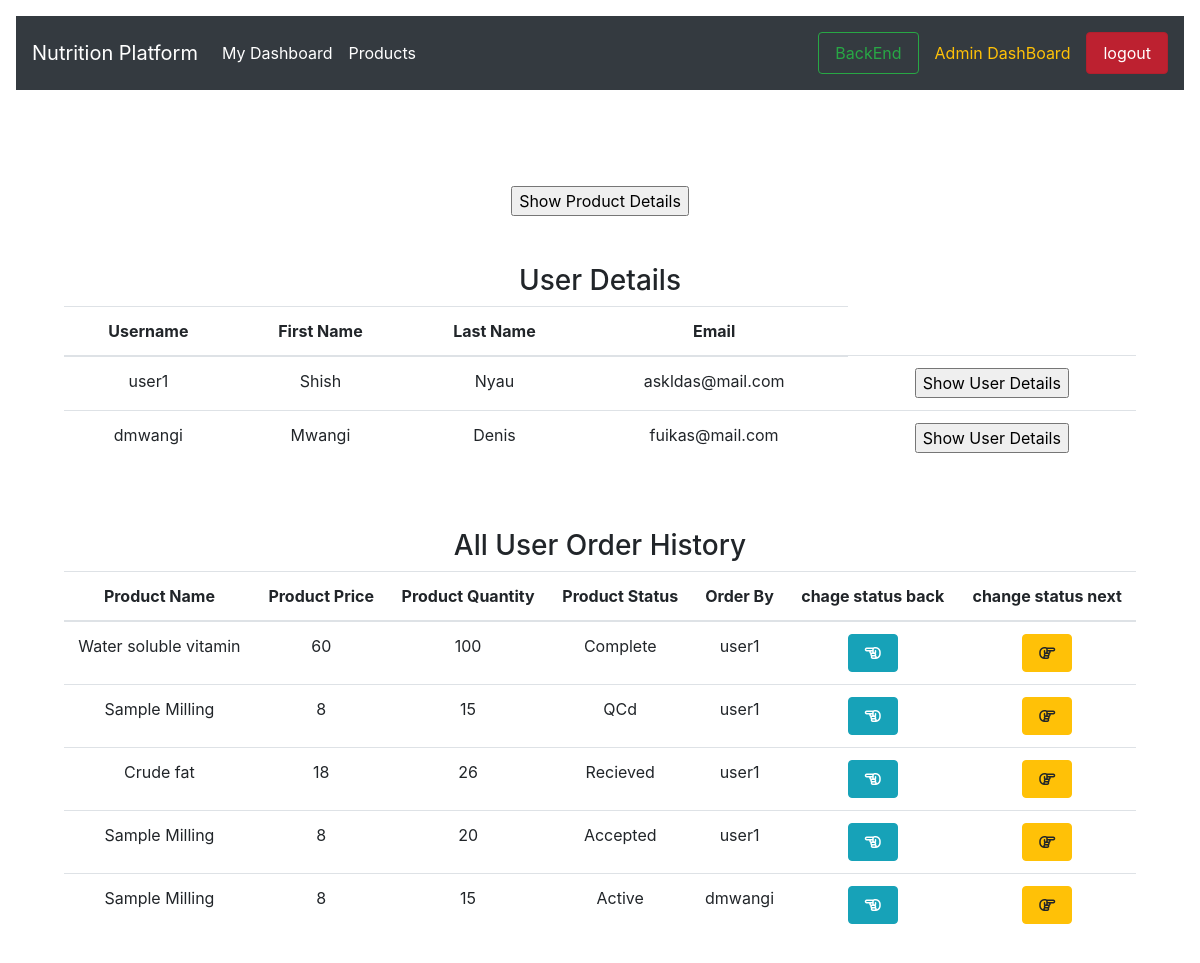
Before: /accounts/admin-dashboard (signed in) with the older database file.
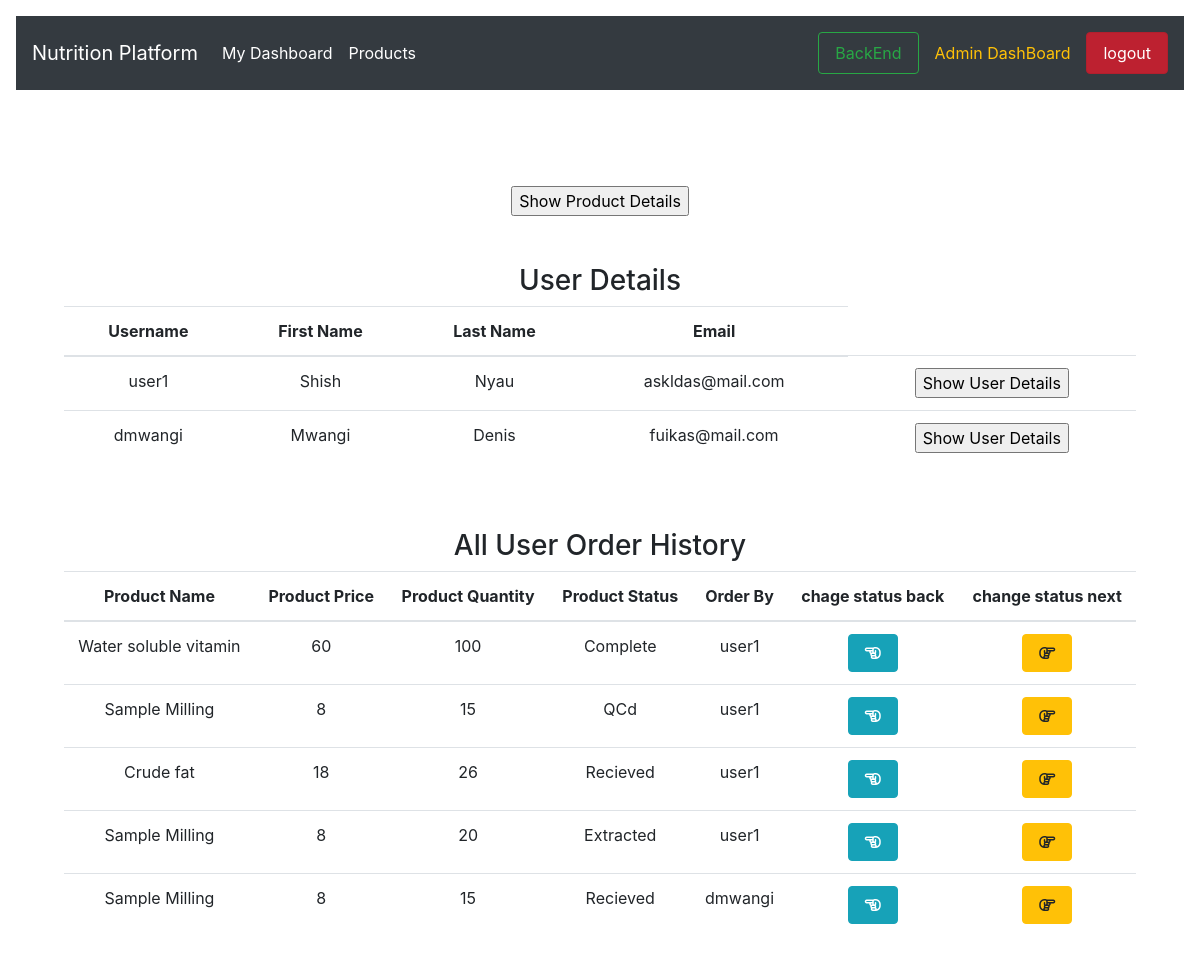
After: the same page with the newer database file.
### accounts/models.py (models this page shows)
class PlaceOrderModel(models.Model):
    order_by = models.CharField(max_length=20, null=True)
    product_name = models.CharField(max_length=50, null=True)
    product_quantity = models.IntegerField(default=1)
    product_price = models.IntegerField(null=True)
    product_status = models.CharField(max_length=100, null=True, choices=STATUS, default='Ordered')

### accounts/views.py (the view)
# urls.py: path('admin-dashboard', views.adminDashboard, name='admin-dashboard'),
@login_required
def adminDashboard(request):
    allUserDetails = User.objects.all()
    orderDetail = PlaceOrderModel.objects.all()
    context = {'orderDetail': orderDetail, 'allUserDetails': allUserDetails}
    return render(request, 'admin-dashboard.html', context)

### accounts/templates/admin-dashboard.html (shortened to what this page needs)
{% extends 'dash.html' %}
{% load static %}
{% block body %}
<br>
<div class="m-md-5">
        <form action="show-product-details">
            <input type="submit" value="Show Product Details">
        </form>
        <br>
        <br>
        <h3> User Details </h3>
        <table class="table">
            <thead>
            <tr>
                <th>Username</th>
                <th>First Name</th>
                <th>Last Name</th>
                <th>Email</th>
            </tr>
            </thead>
            <tbody>
            {% for user in allUserDetails %}
            <tr>
                <td>{{ user.username }}</td>
                <td>{{ user.first_name }}</td>
                <td>{{ user.last_name }}</td>
                <td>{{ user.email }}</td>
                <td>
                    <form action="show-user/{{ user.id }}" method="POST">
                        <input type="submit" value="Show User Details">
                    </form>
                </td>
            </tr>
            {% endfor %}
            </tbody>
        </table>
        <br>
        <br>
        <h3> All User Order History </h3>
        <table class="table">
            <thead>
            <tr>
                <th>Product Name</th>
                <th>Product Price</th>
                <th>Product Quantity</th>
                <th>Product Status</th>
                <th>Order By</th>
                <th>chage status back</th>
                <th>change status next</th>
            </tr>
            </thead>
            <tbody>
            {% for order in orderDetail %}
            <tr>
                <td>{{ order.product_name }}</td>
                <td>{{ order.product_price }}</td>
                <td>{{ order.product_quantity }}</td>
                <td>{{ order.product_status }}</td>
                <td>{{ order.order_by }}</td>
                <td>
                    <button type="button" class="btn btn-info px-3"><i class="far fa-hand-point-left" aria-hidden="true"></i></button>
                </td>
                <td>
                    <button type="button" class="btn btn-warning px-3"><i class="far fa-hand-point-right" aria-hidden="true"></i></button>
                </td>
            </tr>
            {% endfor %}
            </tbody>
        </table>
        </div>
        {% endblock %}

### accounts/templates/dash.html (shortened to what this page needs)
<!doctype html>
<html lang="en">
  <head>
    <link rel="stylesheet" href="https://stackpath.bootstrapcdn.com/bootstrap/4.5.0/css/bootstrap.min.css">
    <link rel="stylesheet" href="https://use.fontawesome.com/releases/v5.13.1/css/all.css">
  </head>
  <body class="text-center">
    <div class="cover-container d-flex w-100 h-100 p-3 mx-auto flex-column">
  <header class="masthead mb-auto">
    <div class="inner">
      <nav class="navbar navbar-expand-md navbar-dark bg-dark mb-4">
        <a class="navbar-brand" href="/">Nutrition Platform</a>
        <div class="collapse navbar-collapse" id="navbarCollapse">
          <ul class="navbar-nav mr-auto">
            <li class="nav-item active">
              <a class="nav-link" href="/accounts/user-dashboard">My Dashboard <span class="sr-only">(current)</span></a>
            </li>
            <li class="nav-item active">
              <a class="nav-link" href="/accounts/show-product">Products</a>
            </li>
          </ul>
          {% if user.is_superuser %}
              <a class="btn btn-outline-success nav-link" href="/admin">BackEnd</a>
              <a class="btn-outline-warning nav-link" href="/accounts/admin-dashboard">Admin DashBoard</a>
            {% endif %}
              {% if user.is_authenticated %}
              <a class="btn btn-danger my-2 nav-link active" href="{% url 'logout' %}">logout</a>
              {% else %}
              <a class="btn btn-success my-2 nav-link active" href="/accounts/login">Login</a>
              {% endif %}
      </nav>
    </div>
  </header>
{% block body %}{% endblock %}
</body>
</html>

Changed rows visible on the page:
changed PlaceOrderModel: product_status "Accepted" → "Extracted"
changed PlaceOrderModel "dmwangi": product_status "Active" → "Recieved"
